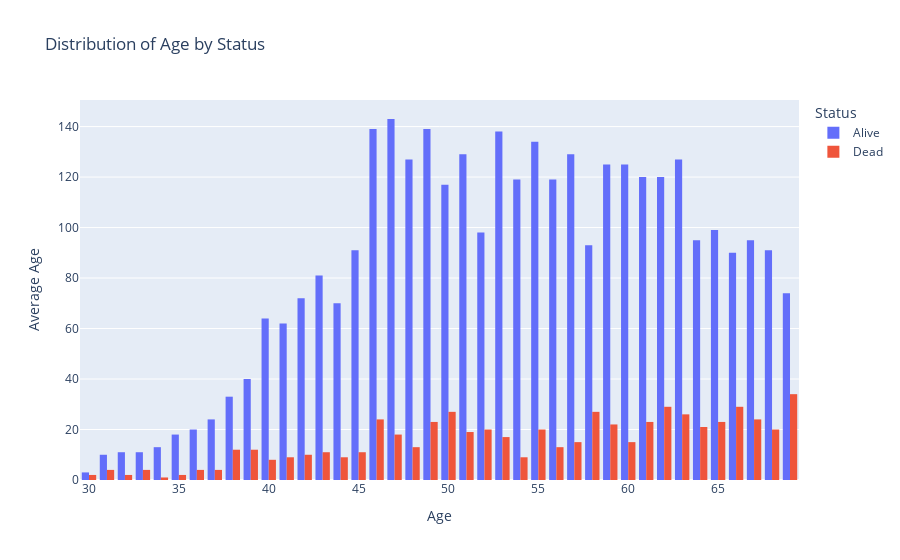

Notebook code for this chart:
### Markdown cell above
#### Age Distribution by Status

### Code cell
figh_1 = px.histogram(df, x="Age", color='Status', barmode='group',
                      title="Distribution of Age by Status", histfunc='avg')
figh_1.update_layout(yaxis_title='Average Age')
figh_1.show()

### Figure 1 — Plotly figure (JSON) as saved in the notebook; plotly's stock layout.template omitted (floating-point values rounded to 4 significant figures; data arrays with more than 128 entries replaced by an {"elided": "..."} marker saying what was removed)
{"data": [{"alignmentgroup": "True", "bingroup": "x", "histfunc": "avg", "hovertemplate": "Status=Alive<br>Age=%{x}<br>avg of None=%{y}<extra></extra>", "legendgroup": "Alive", "marker": {"color": "#636efa", "pattern": {"shape": ""}}, "name": "Alive", "offsetgroup": "Alive", "orientation": "v", "showlegend": true, "type": "histogram", "x": {"elided": "3408 int values"}, "xaxis": "x", "yaxis": "y"}, {"alignmentgroup": "True", "bingroup": "x", "histfunc": "avg", "hovertemplate": "Status=Dead<br>Age=%{x}<br>avg of None=%{y}<extra></extra>", "legendgroup": "Dead", "marker": {"color": "#EF553B", "pattern": {"shape": ""}}, "name": "Dead", "offsetgroup": "Dead", "orientation": "v", "showlegend": true, "type": "histogram", "x": {"elided": "616 int values"}, "xaxis": "x", "yaxis": "y"}], "layout": {"barmode": "group", "legend": {"title": {"text": "Status"}, "tracegroupgap": 0}, "title": {"text": "Distribution of Age by Status"}, "xaxis": {"anchor": "y", "domain": [0, 1], "title": {"text": "Age"}}, "yaxis": {"anchor": "x", "domain": [0, 1], "title": {"text": "Average Age"}}}}
